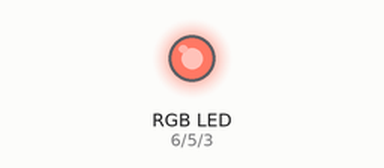
The sketch below on a simulated Arduino Uno, built with avr-gcc and run on an emulated ATmega328P. Parts: an RGB LED mixed from three pins (HIGH = lit).

Above: at 0.05 s.
At 0.45 s:
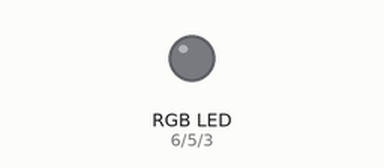
Timing chart, 0 to 3.0 s (numbered marks = the images above):
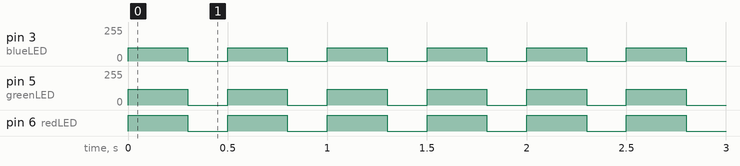

The sketch:

whiteBlink.ino
```cpp
// To make the LED blink white, we blink red, green and blue together.
const int blueLED = 3;
const int greenLED = 5;
const int redLED = 6;
const int GND = 2;

void setup() {
  //this tells the arduino that the pins are outputs (not analog or digital inputs)
  pinMode (GND, OUTPUT);
  pinMode (blueLED, OUTPUT);
  pinMode (greenLED, OUTPUT);
  pinMode (redLED, OUTPUT);

  //this tells the arduino what state (high or 1, low or 0) to put the pins in
  digitalWrite(GND, 0);
}

void loop() {
  analogWrite(blueLED, 100); //turns on the LED
  analogWrite(greenLED, 120);
  digitalWrite(redLED, 1);
  delay (300); // stops code at this point for a time
  digitalWrite(blueLED, 0); //turns off the LED
  digitalWrite(redLED, 0);
  digitalWrite(greenLED, 0);
  delay (200); // stops code at this point for a time
}
```

Measured:
- by itself, pin 3 (blueLED): alternates 100/255 for 0.30 s and 0/255 for 0.20 s
- by itself, pin 5 (greenLED): alternates 120/255 for 0.30 s and 0/255 for 0.20 s
- by itself, pin 6 (redLED): alternates HIGH for 0.30 s and LOW for 0.20 s
